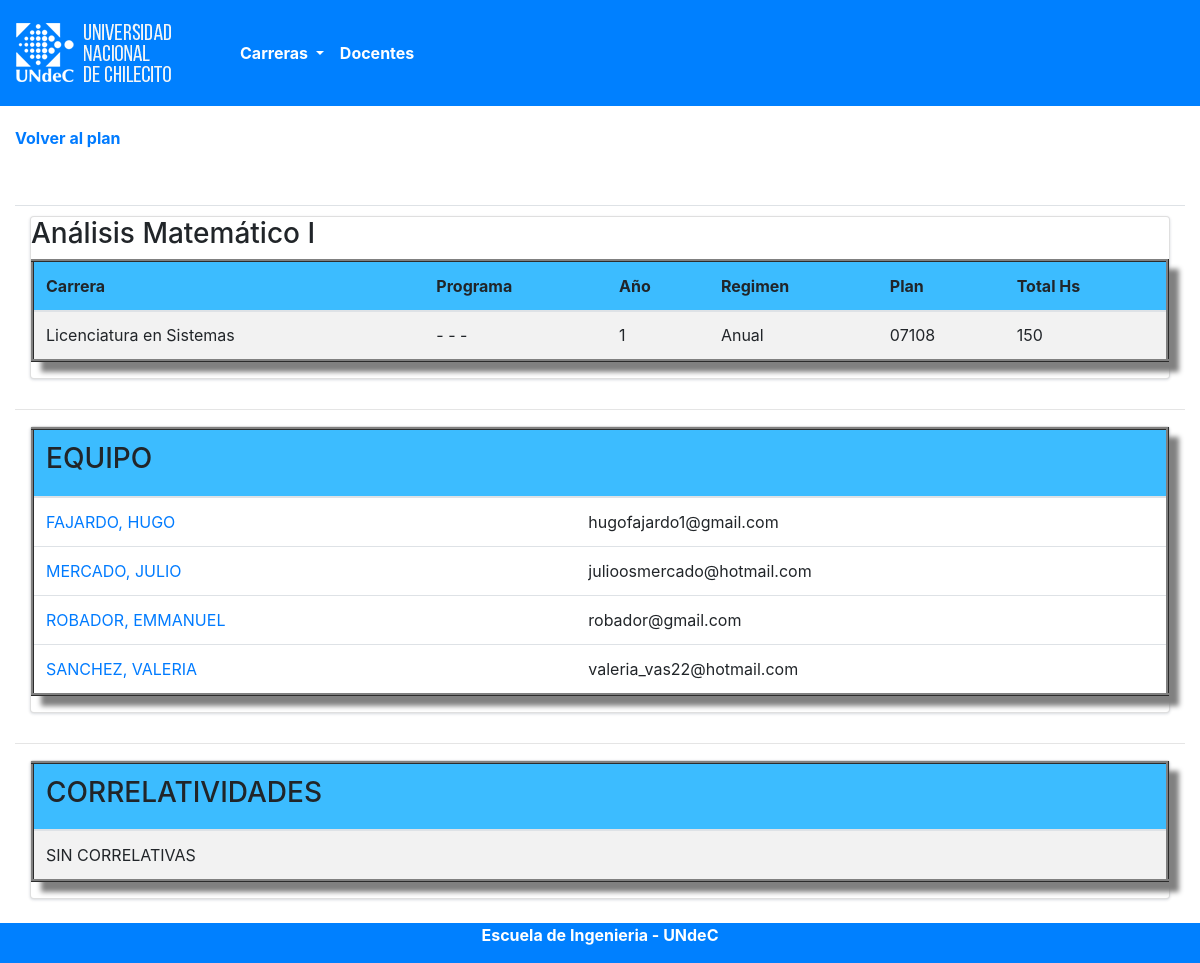
Screenshot of /materia/1 with the database file from the repository.
### tables this page shows
CREATE TABLE IF NOT EXISTS `carrera` (
  `id` int(11) NOT NULL AUTO_INCREMENT,
  `nombre` varchar(80) DEFAULT NULL,
  `presentacion` blob,
  `perfil` blob,
  `plan_pdf` varchar(50) DEFAULT NULL,
  `imagen` varchar(100) DEFAULT NULL,
  `activo` tinyint(1) NOT NULL DEFAULT '0',
  PRIMARY KEY (`id`)
);

CREATE TABLE IF NOT EXISTS `materias` (
  `id` int(11) NOT NULL AUTO_INCREMENT,
  `nombre` varchar(100) DEFAULT NULL,
  `id_tipo` int(11) NOT NULL,
  PRIMARY KEY (`id`),
  KEY `tipo_id` (`id_tipo`)
);

CREATE TABLE IF NOT EXISTS `planes` (
  `id` int(11) NOT NULL AUTO_INCREMENT,
  `id_carrera` int(11) NOT NULL,
  `nombre` varchar(80) NOT NULL,
  `duracion` int(11) NOT NULL,
  `vigente` tinyint(1) NOT NULL DEFAULT '0',
  PRIMARY KEY (`id`),
  KEY `id_carrera` (`id_carrera`)
);

CREATE TABLE IF NOT EXISTS `ciclo_materia` (
  `id` int(11) NOT NULL AUTO_INCREMENT,
  `id_ciclo` int(11) NOT NULL,
  `id_materia` int(11) NOT NULL,
  `id_regimen` int(11) NOT NULL,
  `horas` int(11) NOT NULL,
  `hs_total` int(11) NOT NULL,
  `programa` varchar(100) DEFAULT NULL,
  `anio` int(11) NOT NULL,
  `codigo` int(11) DEFAULT NULL,
  PRIMARY KEY (`id`),
  KEY `id_ciclo` (`id_ciclo`),
  KEY `id_materia` (`id_materia`),
  KEY `id_regimen` (`id_regimen`)
);

CREATE TABLE IF NOT EXISTS `regimen` (
  `id` int(11) NOT NULL AUTO_INCREMENT,
  `nombre` varchar(30) NOT NULL,
  PRIMARY KEY (`id`)
);

CREATE TABLE IF NOT EXISTS `docentes` (
  `id` int(10) NOT NULL AUTO_INCREMENT,
  `persona_id` bigint(20) NOT NULL,
  `id_docente_categoria` int(11) DEFAULT NULL,
  `descripcion` blob,
  PRIMARY KEY (`id`),
  KEY `docente_categoria_idx` (`id_docente_categoria`),
  KEY `persona_id` (`persona_id`)
);

CREATE TABLE IF NOT EXISTS `persona` (
  `id` bigint(20) NOT NULL AUTO_INCREMENT,
  `apellido` varchar(50) NOT NULL,
  `nombre` varchar(50) NOT NULL,
  `nombre_2` varchar(50) DEFAULT NULL,
  `dni` varchar(50) DEFAULT NULL,
  `cuit` varchar(50) DEFAULT NULL,
  `email1` varchar(50) DEFAULT NULL,
  `email2` varchar(50) DEFAULT NULL,
  PRIMARY KEY (`id`)
);

CREATE TABLE IF NOT EXISTS `escuela` (
  `id` int(11) NOT NULL AUTO_INCREMENT,
  `nombre` varchar(60) NOT NULL,
  `universidad` varchar(60) NOT NULL,
  `director` varchar(80) NOT NULL,
  `color` char(7) NOT NULL,
  PRIMARY KEY (`id`)
);

### application/modules/frontend/controllers/Materia.php (called while the page is built, shortened)
<?php if ( ! defined('BASEPATH')) exit('No direct script access allowed');
class Materia extends MX_Controller {
	public function __construct()
	{
        $this->load->helper('url');
		$this->load->model('Materia_model');
		$this->load->add_package_path(APPPATH.'third_party/ion_auth/');
        $this->load->helper(array('language'));
    }
	public function verMateria($idMateria)
	{
		$data['materia'] = $this->Materia_model->getMateria($idMateria);
		if (count($data['materia']) == 0){
            $data['alerta'] = lang('undefined_course');
            $data['_view'] = '404';
			$this->load->view('layouts/main',$data);
        }
        else{
        	if($data['materia'][0]->id_tipo == '2')
			{
				$data['optativas'] = $this->Materia_model->getOptativas($idMateria);
			}
			else
			{
				$data['pr'] = $this->Materia_model->getProgramaResumido($idMateria);
				$data['equipo'] = $this->Materia_model->getEquipo($idMateria);
				$data['regulCursar'] = $this->Materia_model->getCorrelatividades($idMateria, 1);
				$data['aprobadaCursar'] = $this->Materia_model->getCorrelatividades($idMateria, 2);
				$data['aprobadaRendir'] = $this->Materia_model->getCorrelatividades($idMateria, 3);
			}
			$data['_view'] = 'pages/materiaView';
			$this->load->view('layouts/main',$data);
        }
	}
}
?>

### index.php (called while the page is built, shortened)
<?php
require_once BASEPATH.'core/CodeIgniter.php';

### application/modules/frontend/models/Escuela_model.php (called while the page is built, shortened)
<?php
class Escuela_model  extends CI_Model  {
	public function get_escuela($id)
    {
        return $this->db->get_where('escuela',array('id'=>$id))->row_array();
    }
}
?>

### application/modules/frontend/models/Materia_model.php (called while the page is built, shortened)
<?php
class Materia_model  extends CI_Model  {
	public function getMateria($idMateria)
  {
      $this->db->select('ciclo_materia.id as ciclo_materia_id, materias.nombre, materias.id_tipo, carrera.id AS id_carrera, carrera.nombre AS nom_carrera');
      $this->db->from('carrera');
      $this->db->join('planes', 'planes.id_carrera = carrera.id');
      $this->db->join('ciclos', 'ciclos.id_plan = planes.id');
      $this->db->join('ciclo_materia', 'ciclo_materia.id_ciclo = ciclos.id');
      $this->db->join('materias', 'materias.id = ciclo_materia.id_materia');
      $this->db->where('ciclo_materia.id', $idMateria);
      $this->db->order_by('materias.id', 'desc');
      $this->db->limit('1');
      return $this->db->get()->result();
  }
  public function getProgramaResumido($idMateria)
  {
      $this->db->select('planes.id, carrera.nombre AS carrera, orientaciones.nombre AS orientacion, ciclo_materia.codigo, materias.nombre AS nombre, regimen.id, regimen.nombre AS regimen, ciclo_materia.horas, ciclo_materia.hs_total, ciclo_materia.anio, ciclo_materia.id_materia, ciclo_materia.programa, planes.nombre AS plan');
      $this->db->from('ciclos');
      $this->db->join('ciclo_materia', 'ciclo_materia.id_ciclo = ciclos.id');
      $this->db->join('materias', 'materias.id = ciclo_materia.id_materia');
      $this->db->join('planes', 'planes.id = ciclos.id_plan');
      $this->db->join('carrera', 'carrera.id = planes.id_carrera');
      $this->db->join('regimen', 'regimen.id = ciclo_materia.id_regimen');
      $this->db->join('orientaciones', 'orientaciones.id = ciclos.id_orientacion', 'LEFT');
      $this->db->where('ciclo_materia.id', $idMateria);
      $this->db->order_by('planes.id', 'desc');
      return $this->db->get()->result();
  }
	public function getEquipo($idMateria)
	{
    $this->db->select('docentes.id as id_docente, persona.nombre, persona.nombre_2, persona.apellido, docentes.descripcion, persona.email1');
    $this->db->from('docentes');
    $this->db->join('persona', 'persona.id = docentes.persona_id');
    $this->db->join('materia_docente', 'materia_docente.id_docente = docentes.id');
    $this->db->join('ciclo_materia', 'ciclo_materia.id = materia_docente.id_ciclo_materia');
    $this->db->where('ciclo_materia.id', $idMateria);
    return $this->db->get()->result();
	}
	public function getCorrelatividades($idMateria, $tipo)
	{
    $this->db->select('destino.codigo, materias.nombre as correlativa, destino.id as id_materia');
    $this->db->from('correlativas');
    $this->db->join('ciclo_materia as origen', 'origen.id = correlativas.id_ciclo_materia');
    $this->db->join('ciclo_materia as destino', 'destino.id = correlativas.id_correlativa');
    $this->db->join('materias', 'materias.id = destino.id_materia');
    $this->db->where('origen.id', $idMateria);
    $this->db->where('correlativas.id_correlativa_tipo', $tipo);
    return $this->db->get()->result();
	}
}
?>

### application/modules/frontend/views/pages/materiaView.php (the view, shortened to what this page needs)
<main>
	<b><a href="<?= base_url('/carrera/'.$materia[0]->id_carrera)?>">Volver al plan</a></b>
	<ul class="nav nav-tabs nav-justified">
		<li class="nav-item no_mostrar">
			<h1>Asignatura</h1>
		</li>
	</ul>
	<?php if($materia[0]->id_tipo == '2'){ ?>
		<div class="container tab-content card" >
			<div class="row">
			<table class="table table-striped sombreado">
				<thead class="thead-escuela" style="background-color: <?= $escuela['claro'] ?>">
					<tr>
	                    <th colspan="6"><h3>Optativas</h3></th>
	                	<th>Orientación</th>
	                </tr>
				</thead>
	            <tbody>
					<?php
						foreach ($optativas as $row)
						{?>
							<tr>
								<td colspan="6">
									<a href="<?= base_url('/materia/'.$row->id_materia)?>">
										<?=$row->optativa;?>
									</a>
								</td>
								<td colspan="6">
										<?=$row->orientacion;?>
								</td>
							</tr>
					  <?php } ?>
				</tbody>
	        </table>
	        </div>
    	</div>
	<?php } else { ?>
	<div class="container tab-content card" >
		<div class="row">
			<table class="table table-striped sombreado">
				<tr><h3><?= $materia[0]->nombre; ?></h3></tr>
				<thead class="thead-escuela" style="background-color: <?= $escuela['claro'] ?>">
					<tr>
						<th><a >Carrera</a></th>
						<th><a >Programa</a></th>
						<th><a >Año</a></th>
						<th class="no_mostrar"><a >Regimen</a></th>
						<th class="no_mostrar"><a >Plan</a></th>
						<th class="no_mostrar"><a >Total Hs</a></th>
					</tr>
				</thead>
	            <tbody>
					<?php foreach ($pr as $key => $row) {?>
						<tr>
							<td><?=$row->carrera;?></td>
							<td>
								<?php
									if (empty($row->programa))
									{
										echo "- - -";
									}
									else
									{
									?>
										<a href="<?= base_url(PDFS_UPLOAD.'programas/'.$row->programa); ?>" target="blank">
											Ver Programa
										</a>
								<?php } ?>
							</td>
							<td><?=$row->anio;?></td>
							<td class="no_mostrar"><?=$row->regimen;?></td>
							<td class="no_mostrar"><?=$row->plan;?></td>
							<td class="no_mostrar"><?=$row->hs_total;?></td>
						</tr>
					<?php } ?>
				</tbody>
	        </table>
	    </div>
    </div>
    <hr>
	<div class="container tab-content card" >
		<div class="row">
			<table class="table table-hover sombreado">
				<thead class="thead-escuela" style="background-color: <?= $escuela['claro'] ?>">
					<tr>
	                    <th colspan="6"><h3>EQUIPO</h3></th>
	                </tr>
				</thead>
				<?php if(!empty($equipo)) { ?>
	            <tbody>
					<?php foreach ($equipo as $row) {?>
						<tr>
							<td colspan="2">
								<a href="<?= base_url('/docente/'.$row->id_docente)?>">
									<?=strtoupper($row->apellido);?>, <?=strtoupper($row->nombre);?>
								</a>
							</td>
							<td colspan="2" class="no_mostrar"><?=$row->descripcion;?></td>
							<td colspan="2" class="no_mostrar"><?=$row->email1;?></td>
						</tr>
					<?php } ?>
				</tbody>
				<?php } ?>
	        </table>
	    </div>
    </div>
	<hr>
	<div class="container tab-content card" >
		<div class="row">
			<table class="table table-striped sombreado">
				<thead class="thead-escuela" style="background-color: <?= $escuela['claro'] ?>">
					<tr>
						<th><h3>CORRELATIVIDADES</h3></th>
					</tr>
				</thead>
			<?php if (empty($regulCursar) && empty($aprobadaCursar) && empty($aprobadaRendir)) { ?>
					<tbody>
						<tr>
							<td>SIN CORRELATIVAS</td>
						</tr>
					</tbody>
		    	<?php } ?>
	    	</table>
    	</div>
	</div>
	<?php } ?>
</main>

### application/third_party/MX/Loader.php (shortened to what this page needs)
<?php (defined('BASEPATH')) OR exit('No direct script access allowed');
class MX_Loader extends CI_Loader
{
	protected $_module;
	public $_ci_cached_vars = array();
	public function initialize($controller = NULL)
	{
		$this->_module = CI::$APP->router->fetch_module();
	}
	public function model($model, $object_name = NULL, $connect = FALSE)
	{
		if (is_array($model)) return $this->models($model);
		($_alias = $object_name) OR $_alias = basename($model);
		if (in_array($_alias, $this->_ci_models, TRUE))
			return $this;
		list($path, $_model) = Modules::find(strtolower($model), $this->_module, 'models/');
		if ($path == FALSE)
		{
			parent::model($model, $object_name, $connect);
		}
		else
		{
			CI::$APP->$_alias = new $model();
			$this->_ci_models[] = $_alias;
		}
		return $this;
	}
	public function models($models)
	{
		return $this;
	}
	public function view($view, $vars = array(), $return = FALSE)
	{
		list($path, $_view) = Modules::find($view, $this->_module, 'views/');
		if ($path != FALSE)
		{
			$this->_ci_view_paths = array($path => TRUE) + $this->_ci_view_paths;
			$view = $_view;
		}
		return $this->_ci_load(array('_ci_view' => $view, '_ci_vars' => $this->_ci_prepare_view_vars($vars), '_ci_return' => $return));
	}
	public function _ci_load($_ci_data)
	{
		extract($_ci_data);
		if (isset($_ci_view))
		{
			$_ci_path = '';
			$_ci_file = (pathinfo($_ci_view, PATHINFO_EXTENSION)) ? $_ci_view : $_ci_view.EXT;
			foreach ($this->_ci_view_paths as $path => $cascade)
			{
				if (file_exists($view = $path.$_ci_file))
				{
					$_ci_path = $view;
					break;
				}
			}
		}
		elseif (isset($_ci_path))
		{
			$_ci_file = basename($_ci_path);
			if( ! file_exists($_ci_path)) $_ci_path = '';
		}
		if (isset($_ci_vars))
			$this->_ci_cached_vars = array_merge($this->_ci_cached_vars, (array) $_ci_vars);
		extract($this->_ci_cached_vars);
		if ((bool) @ini_get('short_open_tag') === FALSE && CI::$APP->config->item('rewrite_short_tags') == TRUE)
		{
			echo eval('?>'.preg_replace("/;*\s*\?>/", "; ?>", str_replace('<?=', '<?php echo ', file_get_contents($_ci_path))));
		}
		else
		{
			include($_ci_path);
		}
	}
}

### application/modules/frontend/views/layouts/main.php (shortened to what this page needs)
<?php
        $ci = &get_instance();
        $data['escuela']= $ci->Escuela_model->get_escuela(1);
        $data['escuela']['claro'] = $ci->Escuela_model->aclararColor($data['escuela']['color'], 60);
?>
<!DOCTYPE html>
<html>
	<?php
		$this->load->view('head');
	?>
	<body>
		<?php $this->load->view('nav', $data);?>
		<div class="container col-lg-12">
		<?php
			if(isset($_view) && $_view)
		    $this->load->view($_view);
		?>
		</div>
		<?php
			$this->load->view('footer', $data);
		?>
	</body>
</html>

### application/modules/frontend/views/head.php (shortened to what this page needs)
<head>
	<link rel="stylesheet" href="<?= base_url('assets/bootstrap/css/mystyle.css') ?>">
	<link rel="stylesheet" href="<?= base_url('assets/bootstrap/css/bootstrap4.min.css') ?>">
</head>

### application/modules/frontend/views/nav.php (shortened to what this page needs)
   <nav class="navbar navbar-escuela bg-escuela navbar-expand-lg margen-inf" style="background-color: <?= $escuela['color'] ?>">
	<a class="navbar-brand" href="<?= base_url('') ?>">
           <img src="<?= base_url('assets/images/logo.png') ?>" alt="logo">
       </a>
	<div class="collapse navbar-collapse" id="navbarSupportedContent">
           <ul class="navbar-nav mr-auto">
               <li class="nav-item btn-group">
                   <a class="nav-link dropdown-toggle" id="navbarDropdownMenuLink" data-toggle="dropdown" aria-haspopup="true" aria-expanded="false">Carreras
                   </a>
			</li>
               <li class="nav-item">
                   <a class="nav-link menu" href="<?= base_url('docentes') ?>">Docentes</a>
			</li>
           </ul>
	</div>
</nav>

### application/modules/frontend/views/footer.php
<footer id="footer" style="background-color: <?= $escuela['color'] ?>" >
	<p class="text-center"><?= $escuela['nombre'] ?> - <?= $escuela['universidad'] ?></p>
</footer>

### rows the page displays
carrera: materias.nombre "Análisis Matemático I"
planes: id_carrera.nombre "Licenciatura en Sistemas", ciclo_materia.anio "1", regimen.nombre "Anual", nombre "07108", ciclo_materia.hs_total "150"
docentes: persona.apellido "FAJARDO", persona.nombre "HUGO", persona.email1 "hugofajardo1@gmail.com"
docentes: persona.apellido "MERCADO", persona.nombre "JULIO", persona.email1 "julioosmercado@hotmail.com"
docentes: persona.apellido "ROBADOR", persona.nombre "EMMANUEL", persona.email1 "robador@gmail.com"
docentes: persona.apellido "SANCHEZ", persona.nombre "VALERIA", persona.email1 "valeria_vas22@hotmail.com"
escuela: nombre "Escuela de Ingenieria", universidad "UNdeC"
